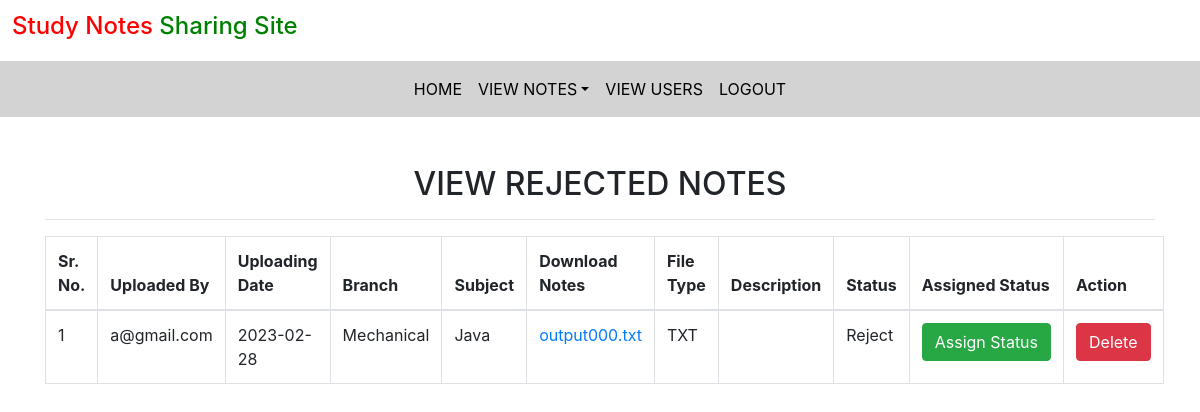
The app's page /rejected_notes (signed in) with its own data.
### notes/models.py (models this page shows, shortened)
class Notes(models.Model):
    user = models.ForeignKey(User,on_delete=models.CASCADE)
    uploadingdate = models.CharField(max_length=30)
    branch = models.CharField(max_length=30)
    subject = models.CharField(max_length=30)
    notesfile = models.FileField(null=True)
    filetype = models.CharField(max_length=30)
    discription = models.CharField(max_length=200,null=True)
    status = models.CharField(max_length=15)

### notes/views.py (the view)
# urls.py: path('rejected_notes',rejected_notes,name="rejected_notes"),
def rejected_notes(request):
    if not request.user.is_authenticated:
        return redirect('login_admin')
    notes = Notes.objects.filter(status="Reject")
    d ={'notes':notes}
    return render(request,'rejected_notes.html',d)

### notes/templates/rejected_notes.html
{% extends 'admin_nav.html' %}
{% block body %}
{% load static%}
<div class="container mt-5">
    <h2 class="text-center">VIEW REJECTED NOTES</h2>
    <hr>
    <table class="table table-bordered" id="myTable">
        <thead>
        <tr>
            <th>Sr. No.</th>
            <th>Uploaded By</th>
            <th>Uploading Date</th>
            <th>Branch</th>
            <th>Subject</th>
            <th>Download Notes</th>
            <th>File Type</th>
            <th>Description</th>
            <th>Status</th>
            <th>Assigned Status</th>
            <th>Action</th>
        </tr>
        </thead>
        <tbody>
        {% for i in notes %}
        <tr>
            <td>{{ forloop.counter}}</td>
            <td>{{i.user.username}}</td>
            <td>{{i.uploadingdate}}</td>
            <td>{{i.branch}}</td>
            <td>{{i.subject}}</td>
            <td><a href="{{i.notesfile.url}}" download> {{i.notesfile}}</a></td>
            <td>{{i.filetype}}</td>
            <td>{{i.description}}</td>
            <td>{{i.status}}</td>
            <td><a href="{% url 'assign_status' i.id %}" class= "btn btn-success" >Assign&nbsp;Status</a></td>
            <td><a href="{% url 'delete_notes' i.id %}" class= "btn btn-danger" onclick = "return confirm('Are you sure ?')">Delete</a></td>
        </tr>
        {% endfor%}
        </tbody>
    </table>
</div>
{% endblock%}

### records on screen
Notes: user.username "a@gmail.com", uploadingdate "2023-02-28", branch "Mechanical", subject "Java", notesfile "output000.txt", filetype "TXT", status "Reject"
